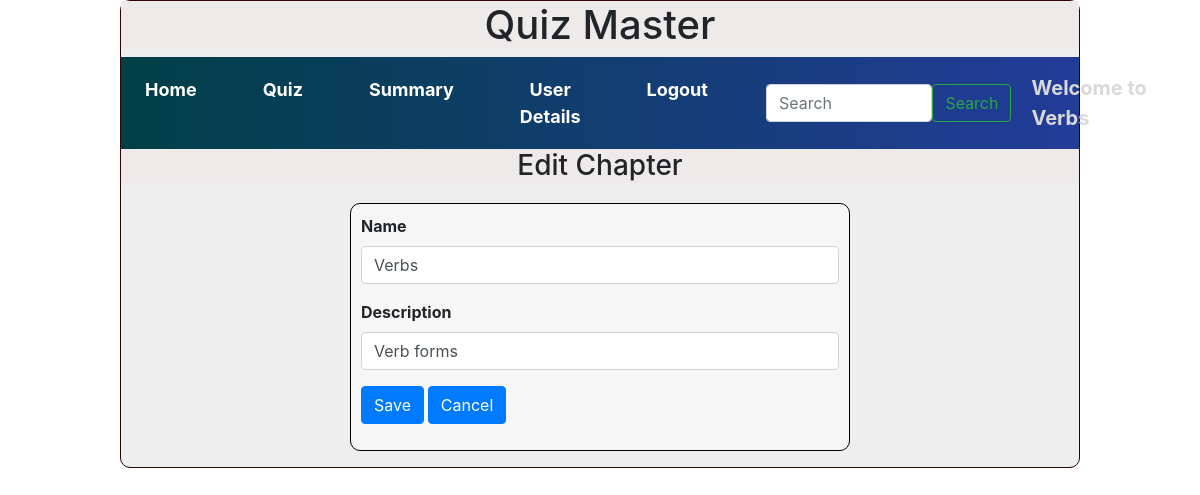
Page /edit_chapter/5/Verbs on the committed database.
### models/models.py (models this page shows)
class Chapter(db.Model):
    id = db.Column(db.Integer, primary_key=True)
    name = db.Column(db.String(255), nullable=False)
    description = db.Column(db.Text, nullable=True)
    subject_id = db.Column(db.Integer, db.ForeignKey("subject.id"), nullable=False)
    quizzes = db.relationship("Quiz", cascade="all,delete", backref="chapter", lazy=True)

### controllers/controllers.py (the view, shortened to what this page needs)
@app.route("/edit_chapter/<id>/<name>",methods=["GET","POST"])
def edit_chapter(id,name):
    c=get_chapter(id)
    return render_template("edit_chapter.html",chapter=c,name=name)

### controllers/controllers.py (called while the page is built)
def get_chapter(id):
    chapter=Chapter.query.filter_by(id=id).first()
    return chapter

### templates/edit_chapter.html
{%extends "admin_layout.html"%}
{%block content%}
        {%if chapter%}
            <div class="center"><h3> Edit Chapter </h3></div>
            <form action="/edit_chapter/{{chapter.id}}/{{name}}" method="POST">
            <div class="input_form">
                <div class="mb-3">
                    <label for="cname" class="form-label">Name</label>
                    <input type="text" class="form-control" name="cname"id="cname" value="{{chapter.name}}" required >
                </div>
                <div class="mb-3">
                    <label for="description" class="form-label">Description</label>
                    <input type="text" class="form-control" name="description"id="description" value="{{chapter.description}}" required >
                </div>
                <div class="mb-3">
                    <button type="submit" class="btn btn-primary">Save</button>
                    <a href ="/admin/{{name}}" type="button" class="btn btn-primary"> Cancel</a>
                </div>
            </form>
            </div>
        {%endif%}
{%endblock%}

### templates/admin_layout.html (shortened to what this page needs)
<html lang="en">
    <head>
        <link rel="stylesheet" href="/static/styles/main.css">
        <link rel="stylesheet" href="https://cdn.jsdelivr.net/npm/bootstrap@4.0.0/dist/css/bootstrap.min.css">
    </head>
    <body>
        <div class="my_panel">
            <div class="center"><h1>Quiz Master</h1></div>
            <nav class="navbar navbar-expand-lg navbar-light" style="background-image: linear-gradient(to right, rgb(1, 63, 71), rgb(35, 60, 153))">
                <div class="collapse navbar-collapse d-flex justify-content-between align-items-center" id="navbarText">
                    <ul class="navbar-nav mx-auto text-center">
                        <li class="nav-item">
                            <a class="nav-link custom-nav-link" href="/admin/{{name}}">Home</a>
                        </li>
                        <li class="nav-item">
                            <a class="nav-link custom-nav-link" href="/quiz_management/{{name}}">Quiz</a>
                        </li>
                        <li class="nav-item">
                            <a class="nav-link active custom-nav-link" href="/admin_summary/{{name}}">Summary</a>
                        </li>
                        <li class="nav-item">
                            <a class="nav-link active custom-nav-link" href="/user_details/{{name}}">User Details</a>
                        </li>
                        <li class="nav-item">
                            <a class="nav-link active custom-nav-link" href="/login">Logout</a>
                        </li>
                    </ul>
                    <form class="d-flex mx-auto search-bar" method="POST" action="/search/{{name}}">
                        <input class="form-control" type="search" placeholder="Search" aria-label="Search" name="search_txt" id="search_txt">
                        <button class="btn btn-outline-success" type="submit">Search</button>
                    </form>
                    <span class="navbar-text welcome-text">
                        Welcome to {{name}}
                    </span>
                </div>
            </nav>
                {%block content%}
                {%endblock%}
    </body>
</html>

### static/styles/main.css (style rules this page uses)
.center { text-align:center; color:solid black; margin:auto; background-color:rgb(238, 234, 234) ; }
.my_panel { width: 80%; margin: auto; height: auto; border: 1px solid rgb(49, 4, 4); border-radius: 10px; background-color: #eeeeee; }
.custom-nav-link { font-weight: bold; font-size: 18px; margin-right: 50px; color: white !important }
.search-bar { width: 300px; margin:auto; }
.welcome-text { font-weight: bold; font-size: 20px; margin-left: 20px; color: rgba(217, 217, 217, 0.997) !important }
.input_form { border: 1px solid rgb(1, 1, 1); width: 500px; height: auto; margin: auto; background-color: #f6f6f6; margin-top: 20px; padding: 10px; border-radius: 10px; font-size: 16px; font-weight:650; text-align: justify; }

### rows in the picture
Chapter: name "Verbs", cname "Verbs", description "Verb forms"
